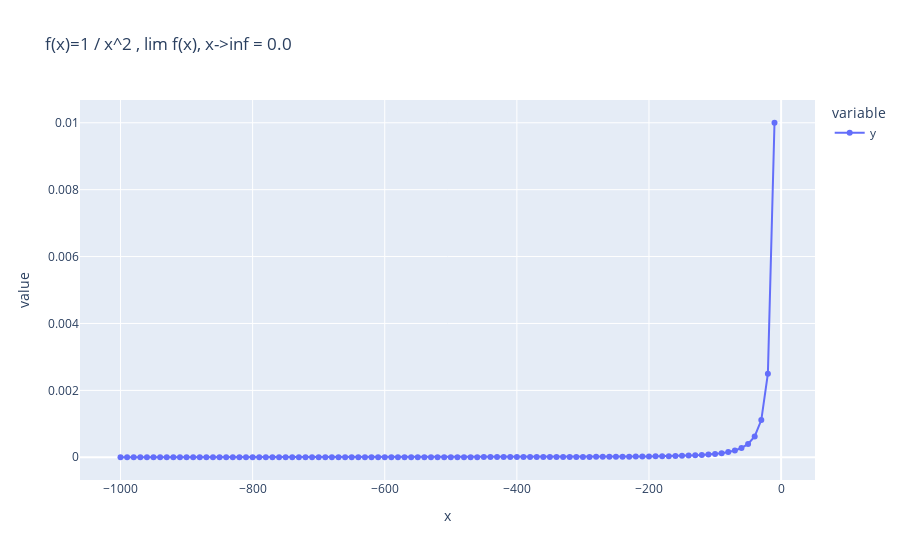

Notebook source saved alongside this figure:
### Code cell
partes = 100
base = 10
data = pd.DataFrame([(i * base , f(i * base)) for i in range(-partes, 0)],
                    columns=['x', 'y'])

fig = px.line(data, x='x', y=['y',],
              title=f'f(x)=1 / x^2 , lim f(x), x->inf = {f(-partes * base):.1f}')

fig.update_traces(mode='markers+lines')
fig.show()

### Figure 1 — Plotly figure (JSON) as saved in the notebook; plotly's stock layout.template omitted (floating-point values rounded to 4 significant figures)
{"data": [{"hovertemplate": "variable=y<br>x=%{x}<br>value=%{y}<extra></extra>", "legendgroup": "y", "line": {"color": "#636efa", "dash": "solid"}, "mode": "markers+lines", "name": "y", "orientation": "v", "showlegend": true, "type": "scatter", "x": [-1000, -990, -980, -970, -960, -950, -940, -930, -920, -910, -900, -890, -880, -870, -860, -850, -840, -830, -820, -810, -800, -790, -780, -770, -760, -750, -740, -730, -720, -710, -700, -690, -680, -670, -660, -650, -640, -630, -620, -610, -600, -590, -580, -570, -560, -550, -540, -530, -520, -510, -500, -490, -480, -470, -460, -450, -440, -430, -420, -410, -400, -390, -380, -370, -360, -350, -340, -330, -320, -310, -300, -290, -280, -270, -260, -250, -240, -230, -220, -210, -200, -190, -180, -170, -160, -150, -140, -130, -120, -110, -100, -90, -80, -70, -60, -50, -40, -30, -20, -10], "xaxis": "x", "y": [1e-06, 1.02e-06, 1.041e-06, 1.063e-06, 1.085e-06, 1.108e-06, 1.132e-06, 1.156e-06, 1.181e-06, 1.208e-06, 1.235e-06, 1.262e-06, 1.291e-06, 1.321e-06, 1.352e-06, 1.384e-06, 1.417e-06, 1.452e-06, 1.487e-06, 1.524e-06, 1.563e-06, 1.602e-06, 1.644e-06, 1.687e-06, 1.731e-06, 1.778e-06, 1.826e-06, 1.877e-06, 1.929e-06, 1.984e-06, 2.041e-06, 2.1e-06, 2.163e-06, 2.228e-06, 2.296e-06, 2.367e-06, 2.441e-06, 2.52e-06, 2.601e-06, 2.687e-06, 2.778e-06, 2.873e-06, 2.973e-06, 3.078e-06, 3.189e-06, 3.306e-06, 3.429e-06, 3.56e-06, 3.698e-06, 3.845e-06, 4e-06, 4.165e-06, 4.34e-06, 4.527e-06, 4.726e-06, 4.938e-06, 5.165e-06, 5.408e-06, 5.669e-06, 5.949e-06, 6.25e-06, 6.575e-06, 6.925e-06, 7.305e-06, 7.716e-06, 8.163e-06, 8.651e-06, 9.183e-06, 9.766e-06, 1.041e-05, 1.111e-05, 1.189e-05, 1.276e-05, 1.372e-05, 1.479e-05, 1.6e-05, 1.736e-05, 1.89e-05, 2.066e-05, 2.268e-05, 2.5e-05, 2.77e-05, 3.086e-05, 3.46e-05, 3.906e-05, 4.444e-05, 5.102e-05, 5.917e-05, 6.944e-05, 8.264e-05, 0.0001, 0.0001235, 0.0001563, 0.0002041, 0.0002778, 0.0004, 0.000625, 0.001111, 0.0025, 0.01], "yaxis": "y"}], "layout": {"legend": {"title": {"text": "variable"}, "tracegroupgap": 0}, "title": {"text": "f(x)=1 / x^2 , lim f(x), x->inf = 0.0"}, "xaxis": {"anchor": "y", "domain": [0, 1], "title": {"text": "x"}}, "yaxis": {"anchor": "x", "domain": [0, 1], "title": {"text": "value"}}}}
